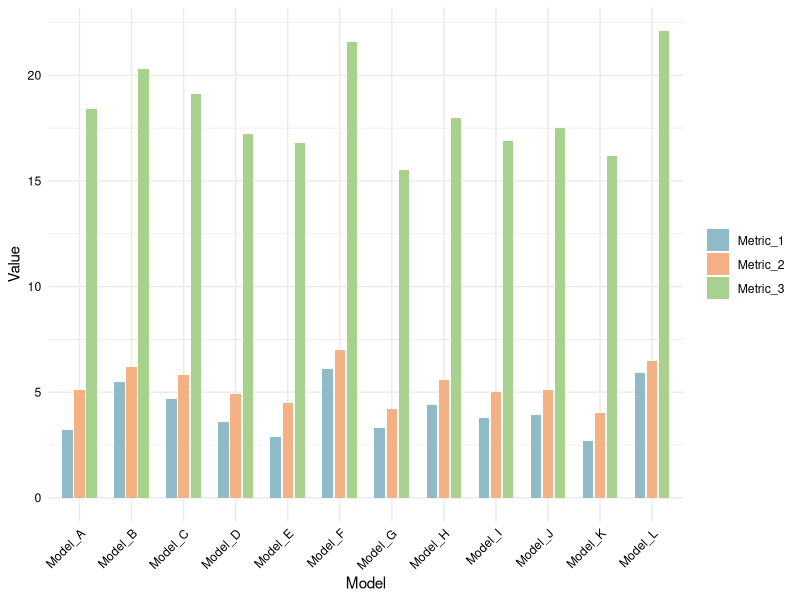

The R source for this figure:
## ---- chunk 1
library(tidyverse)

# Generic performance data
perf_data <- tribble(
  ~Model, ~Metric_1, ~Metric_2, ~Metric_3,
  "Model_A", 3.2, 5.1, 18.4,
  "Model_B", 5.5, 6.2, 20.3,
  "Model_C", 4.7, 5.8, 19.1,
  "Model_D", 3.6, 4.9, 17.2,
  "Model_E", 2.9, 4.5, 16.8,
  "Model_F", 6.1, 7.0, 21.6,
  "Model_G", 3.3, 4.2, 15.5,
  "Model_H", 4.4, 5.6, 18.0,
  "Model_I", 3.8, 5.0, 16.9,
  "Model_J", 3.9, 5.1, 17.5,
  "Model_K", 2.7, 4.0, 16.2,
  "Model_L", 5.9, 6.5, 22.1
)

# Long format
perf_long <- perf_data |>
  pivot_longer(cols = c(Metric_1, Metric_2, Metric_3),
               names_to = "Metric", values_to = "Value")

# Plot
ggplot(perf_long, aes(x = Model, y = Value, fill = Metric)) +
  geom_col(position = position_dodge(width = 0.7), width = 0.6) +
  scale_fill_manual(values = c("#8FBAC8", "#F4B183", "#A9D18E")) +
  theme_minimal(base_size = 11) +
  theme(
    axis.text.x = element_text(angle = 45, hjust = 1, color = "black"),
    axis.text.y = element_text(color = "black"),
    axis.title.x = element_text(color = "black", size = 11),
    axis.title.y = element_text(color = "black", size = 11),
    plot.title = element_text(size = 13, face = "bold", color = "black"),
    legend.title = element_blank(),
    legend.text = element_text(color = "black")
  ) +
  labs(
    x = "Model", y = "Value"
  )
